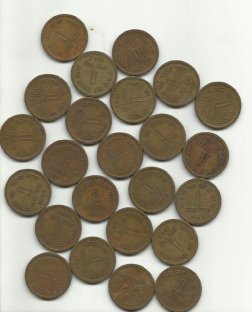
#> input picture contours/water_coins.jpg, 252 x 312 px
$ python coin.py
#> lines starting #> are read from the running program, lines starting #| are printed output that depends on the picture; after the words box and inside, x2 and y2 are one past the last pixel; in counts of white or black regions, pixels touching at a corner belong together
import numpy as np
import cv2 as cv
from matplotlib import pyplot as plt
img = cv.imread('water_coins.jpg')
#> img is the input picture: shape (312, 252, 3); mean B, G, R 136.3, 153.2, 161.4
gray = cv.cvtColor(img,cv.COLOR_BGR2GRAY)
ret, thresh = cv.threshold(gray,0,255,cv.THRESH_BINARY_INV+cv.THRESH_OTSU)
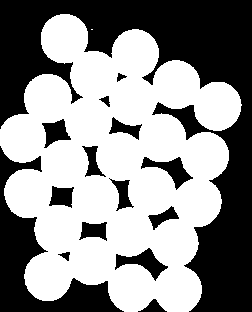
#> thresh: shape (312, 252); 55.9% white; 15 black regions, largest, box (x1, y1, x2, y2) and area: (0, 0, 252, 312) 24925, (0, 146, 124, 312) 5653, (115, 248, 168, 281) 657
#> ret = 162

cv.imshow('thresh',thresh)
# noise removal
kernel = np.ones((3,3),np.uint8)
opening = cv.morphologyEx(thresh,cv.MORPH_OPEN,kernel, iterations = 2)
#> opening: shape (312, 252); 55.9% white; 15 black regions, largest, box (x1, y1, x2, y2) and area: (0, 0, 252, 312) 24935, (0, 146, 124, 312) 5653, (115, 248, 168, 281) 657
cv.imshow('opening',opening)

# sure background area
sure_bg = cv.dilate(opening,kernel,iterations=3)
#> sure_bg: shape (312, 252); 66.1% white; 17 black regions (5 under 20 px), largest, box (x1, y1, x2, y2) and area: (0, 0, 252, 312) 21098, (0, 155, 116, 312) 4232, (175, 109, 199, 133) 203
cv.imshow('bg',sure_bg)


# Finding sure foreground area
dist_transform = cv.distanceTransform(opening,cv.DIST_L2,5)
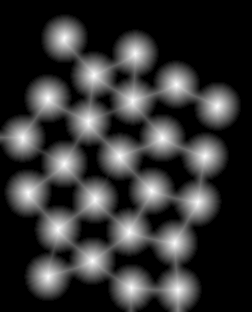
#> dist_transform: shape (312, 252) float32; min 0, max 23.97, mean 4.9; drawn with min black and max white
cv.imshow('dist_transform',dist_transform)

ret, sure_fg = cv.threshold(dist_transform,0.7*dist_transform.max(),255,0)
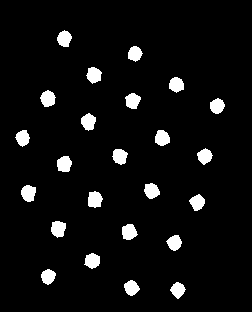
#> sure_fg: shape (312, 252) float32; 5.6% white; 24 white regions, largest, box (x1, y1, x2, y2) and area: (88, 191, 103, 208) 198, (21, 185, 36, 202) 196, (51, 221, 66, 238) 196
#> ret = 16.78
cv.imshow('fg',sure_fg)

# Finding unknown region
sure_fg = np.uint8(sure_fg)
unknown = cv.subtract(sure_bg,sure_fg)
print(unknown)
#> (printed output is left out)

# Marker labelling
ret, markers = cv.connectedComponents(sure_fg)
#> markers: shape (312, 252) int32; 25 distinct labels, from 0 to 24
#> ret = 25


print(markers.shape)
#| (312, 252)
# for x in markers:
#     print(x)
# Add one to all labels so that sure background is not 0, but 1
markers = markers+1
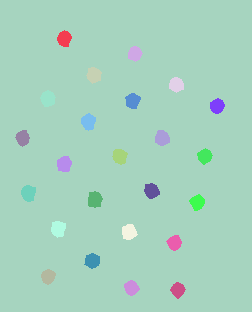
#> markers: shape (312, 252) int32; 25 distinct labels, from 1 to 25; one colour per label, 0 black

# Now, mark the region of unknown with zero
print(markers[unknown==255])
#> (printed output is left out)
markers[unknown==255] = 0
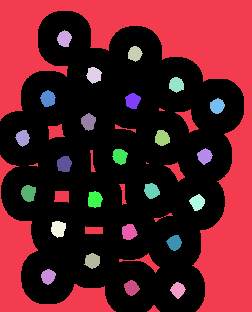
#> markers: shape (312, 252) int32; 26 distinct labels, from 0 to 25; one colour per label, 0 black
new_img =    np.zeros((312,252,3), np.uint8)
new_img[:] = (255,255,255)

cv.imshow('img1',img)
print(markers)
#> (printed output is left out)
markers = cv.watershed(img,markers)
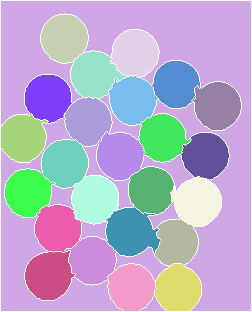
#> markers: shape (312, 252) int32; 26 distinct labels, from -1 to 25; one colour per label, 0 black, -1 white
markers2 = cv.watershed(new_img,markers)
#> new_img: shape (312, 252, 3); every value is 255
# print(markers)
img[markers == -1] = [255,0,0]
#> img: shape (312, 252, 3); 5.06% of pixels changed, all inside (x1, y1, x2, y2) = (0, 0, 252, 312)
new_img[markers == -1] = [255,0,0]
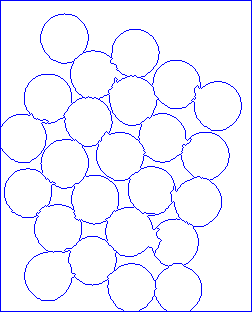
#> new_img: shape (312, 252, 3); mean of channels 0, 1, 2 255, 242.1, 242.1; drawn as B, G, R
cv.imshow('img',img)
cv.imshow('new_img',new_img)
# cv2.waitKey()
while(1):
    # cv2.imshow('newimg', newimg)
    if cv.waitKey(1) == ord('q'):
#> (key q is pressed here)
        break
